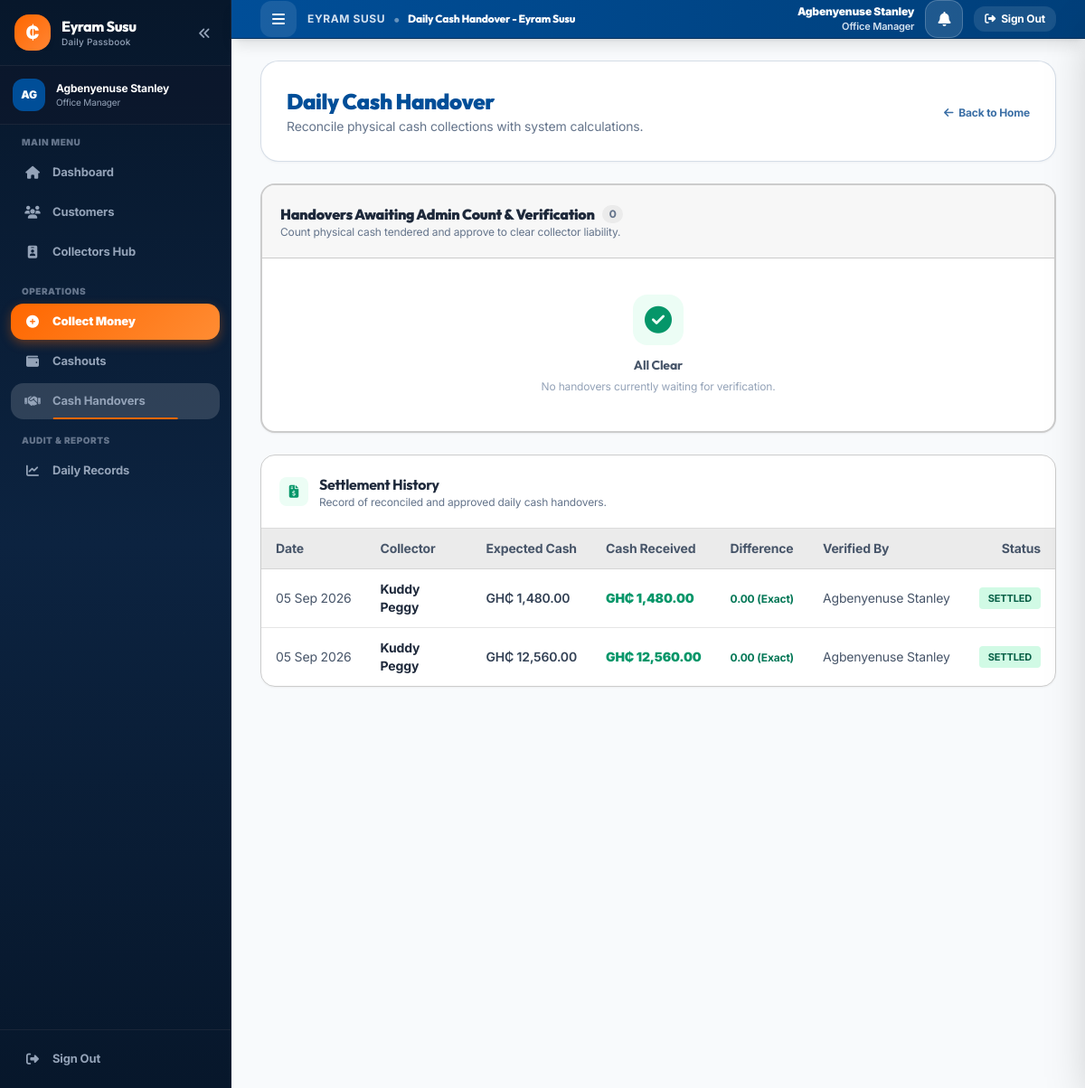
/daily_handover.php (signed in), run on the app's committed database.
### tables this page shows
CREATE TABLE `daily_handovers` (
  `id` int(11) NOT NULL,
  `collector_id` int(11) NOT NULL,
  `handover_date` date NOT NULL,
  `expected_cash` decimal(10,2) NOT NULL,
  `cash_received` decimal(10,2) NOT NULL,
  `difference` decimal(10,2) NOT NULL DEFAULT 0.00,
  `status` enum('submitted','approved','has_difference') NOT NULL DEFAULT 'submitted',
  `collector_note` text DEFAULT NULL,
  `admin_note` text DEFAULT NULL,
  `approved_by` int(11) DEFAULT NULL,
  `submitted_at` timestamp NOT NULL DEFAULT current_timestamp(),
  `approved_at` timestamp NULL DEFAULT NULL
);

CREATE TABLE `users` (
  `id` int(11) NOT NULL,
  `full_name` varchar(100) NOT NULL,
  `username` varchar(50) NOT NULL,
  `password_hash` varchar(255) NOT NULL,
  `role` enum('admin','collector') NOT NULL DEFAULT 'collector',
  `phone` varchar(20) DEFAULT NULL,
  `is_active` tinyint(1) DEFAULT 1,
  `created_at` timestamp NOT NULL DEFAULT current_timestamp()
);

### includes/auth.php (called while the page is built, shortened)
<?php
function get_logged_in_user() {
    return [
        'id' => $_SESSION['user_id'],
        'full_name' => $_SESSION['full_name'],
        'username' => $_SESSION['username'],
        'role' => $_SESSION['role'],
        'phone' => $_SESSION['phone'] ?? ''
    ];
}

### includes/functions.php (called while the page is built, shortened)
<?php
function format_money($amount) {
    return 'GH₵ ' . number_format((float)$amount, 2);
}
function paginate_array(array $items, int $perPage = 10, int $currentPage = 1): array {
    $total = count($items);
    $pages = max(1, (int)ceil($total / $perPage));
    $currentPage = max(1, min($currentPage, $pages));
    $offset = ($currentPage - 1) * $perPage;
    $pagedItems = array_slice($items, $offset, $perPage);
    $start = $total > 0 ? $offset + 1 : 0;
    $end = min($offset + $perPage, $total);
    return [
        'items' => $pagedItems,
        'total' => $total,
        'pages' => $pages,
        'current' => $currentPage,
        'per_page' => $perPage,
        'start' => $start,
        'end' => $end
    ];
}

### daily_handover.php (the view, shortened to what this page needs)
<?php
require_once __DIR__ . '/includes/auth.php';
require_once __DIR__ . '/includes/functions.php';
$user = get_logged_in_user();
$pdo = get_db_connection();
$stmtPending = $pdo->query("
    SELECT h.*, u.full_name as collector_name, u.phone as collector_phone
    FROM daily_handovers h
    JOIN users u ON h.collector_id = u.id
    WHERE h.status = 'submitted'
    ORDER BY h.id DESC
");
$pendingHandovers = $stmtPending->fetchAll();
$stmtHistory = $pdo->query("
    SELECT h.*, u.full_name as collector_name, admin.full_name as approved_by_name
    FROM daily_handovers h
    JOIN users u ON h.collector_id = u.id
    LEFT JOIN users admin ON h.approved_by = admin.id
    WHERE h.status = 'approved'
    ORDER BY h.id DESC
");
$allHistoryHandovers = $stmtHistory->fetchAll();
$historyPage = max(1, (int)($_GET['page'] ?? 1));
$pagedHistory = paginate_array($allHistoryHandovers, 10, $historyPage);
$historyHandovers = $pagedHistory['items'];
require_once __DIR__ . '/includes/header.php';
?>
<div class="space-y-6">
    <div class="flex flex-col sm:flex-row sm:items-center sm:justify-between gap-4 section-card">
        <div>
            <h1 class="text-xl sm:text-2xl font-black text-steel_azure">Daily Cash Handover</h1>
            <p class="text-xs sm:text-sm text-slate-500 mt-0.5">Reconcile physical cash collections with system calculations.</p>
        </div>
        <div>
            <a href="<?= $user['role'] === 'admin' ? 'admin_dashboard.php' : 'collector_dashboard.php' ?>" class="text-xs font-bold text-cornflower_ocean hover:text-steel_azure inline-flex items-center gap-1.5">
                <i class="fa-solid fa-arrow-left text-xs"></i>
                <span>Back to Home</span>
            </a>
        </div>
    </div>
    <?php if ($user['role'] === 'admin'): ?>
        <div class="bg-white rounded-2xl border-2 border-silver-600 shadow-sm overflow-hidden">
            <div class="p-4 sm:p-5 border-b border-silver-600 flex items-center justify-between bg-platinum-800">
                <div>
                    <h2 class="text-base font-black text-slate-800 flex items-center gap-2">
                        <span>Handovers Awaiting Admin Count & Verification</span>
                        <span class="px-2 py-0.5 rounded-full text-xs font-bold <?= count($pendingHandovers) > 0 ? 'bg-pumpkin_spice text-white' : 'bg-platinum text-slate-500' ?>">
                            <?= count($pendingHandovers) ?>
                        </span>
                    </h2>
                    <p class="text-xs text-slate-500">Count physical cash tendered and approve to clear collector liability.</p>
                </div>
            </div>
            <div class="divide-y divide-silver-600/60">
                <?php if (empty($pendingHandovers)): ?>
                    <div class="empty-state">
                        <div class="empty-state-icon bg-emerald-50 text-emerald-600">
                            <i class="fa-solid fa-circle-check text-3xl"></i>
                        </div>
                        <div class="empty-state-title">All Clear</div>
                        <div class="empty-state-text">No handovers currently waiting for verification.</div>
                    </div>
                <?php endif; ?>
            </div>
        </div>
    <?php endif; ?>
    <div class="bg-white rounded-2xl border border-silver-600 shadow-sm overflow-hidden">
        <div class="p-4 sm:p-5 border-b border-silver-600/70 flex items-center gap-3">
            <div class="section-heading-icon bg-emerald-50 text-emerald-600">
                <i class="fa-solid fa-file-invoice-dollar"></i>
            </div>
            <div>
                <h2 class="text-base font-bold text-slate-800">Settlement History</h2>
                <p class="text-xs text-slate-500">Record of reconciled and approved daily cash handovers.</p>
            </div>
        </div>
        <div class="overflow-x-auto">
            <table class="w-full text-left text-xs sm:text-sm">
                <thead class="bg-platinum text-slate-600 font-semibold border-b border-silver-600/70">
                    <tr>
                        <th class="py-3 px-4">Date</th>
                        <th class="py-3 px-4">Collector</th>
                        <th class="py-3 px-4">Expected Cash</th>
                        <th class="py-3 px-4">Cash Received</th>
                        <th class="py-3 px-4">Difference</th>
                        <th class="py-3 px-4">Verified By</th>
                        <th class="py-3 px-4 text-right">Status</th>
                    </tr>
                </thead>
                <tbody class="divide-y divide-silver-600/50">
                    <?php if (empty($historyHandovers)): ?>
                        <tr>
                            <td colspan="7" class="text-center">
                                <div class="empty-state">
                                    <div class="empty-state-icon bg-slate-100 text-slate-400">
                                        <i class="fa-solid fa-box-archive text-3xl"></i>
                                    </div>
                                    <div class="empty-state-title">No Settled Handovers</div>
                                    <div class="empty-state-text">No settled handovers yet.</div>
                                </div>
                            </td>
                        </tr>
                    <?php else: ?>
                        <?php foreach ($historyHandovers as $hh): ?>
                            <tr class="hover:bg-platinum-800 transition">
                                <td class="py-3 px-4 text-slate-600 whitespace-nowrap">
                                    <?= date('d M Y', strtotime($hh['handover_date'])) ?>
                                </td>
                                <td class="py-3 px-4 font-bold text-slate-800">
                                    <?= htmlspecialchars($hh['collector_name']) ?>
                                </td>
                                <td class="py-3 px-4 font-semibold text-slate-700 whitespace-nowrap">
                                    <?= format_money($hh['expected_cash']) ?>
                                </td>
                                <td class="py-3 px-4 font-black text-emerald-600 whitespace-nowrap">
                                    <?= format_money($hh['cash_received']) ?>
                                </td>
                                <td class="py-3 px-4 whitespace-nowrap">
                                    <?php if ($hh['difference'] == 0): ?>
                                        <span class="text-xs font-bold text-emerald-700">0.00 (Exact)</span>
                                    <?php elseif ($hh['difference'] < 0): ?>
                                        <span class="text-xs font-bold text-red-600">Short <?= format_money(abs($hh['difference'])) ?></span>
                                    <?php else: ?>
                                        <span class="text-xs font-bold text-pumpkin_spice">+<?= format_money($hh['difference']) ?></span>
                                    <?php endif; ?>
                                </td>
                                <td class="py-3 px-4 text-slate-600 whitespace-nowrap">
                                    <?= htmlspecialchars($hh['approved_by_name'] ?: 'Admin') ?>
                                </td>
                                <td class="py-3 px-4 text-right whitespace-nowrap">
                                    <span class="inline-flex items-center px-2.5 py-0.5 rounded text-[11px] font-bold bg-emerald-100 text-emerald-800">
                                        SETTLED
                                    </span>
                                </td>
                            </tr>
                        <?php endforeach; ?>
                    <?php endif; ?>
                </tbody>
            </table>
        </div>
    </div>
</div>
<?php require_once __DIR__ . '/includes/footer.php'; ?>

### assets/css/custom.css (style rules this page uses)
:root { --pumpkin: #ff6700; --pumpkin-dark: #cc5200; --steel: #004e98; --steel-dark: #002f5c; --ocean: #3a6ea5; --platinum: #f4f6f8; --silver: #e2e8f0; --focus-ring: 0 0 0 3px rgba(0, 78, 152, 0.35); --focus-ring-pumpkin: 0 0 0 3px rgba(255, 103, 0, 0.3); --ease-out: cubic-bezier(0.16, 1, 0.3, 1); --ease-in-out: cubic-bezier(0.4, 0, 0.2, 1); }
body { font-family: 'Inter', -apple-system, BlinkMacSystemFont, sans-serif; background: linear-gradient(180deg, #f8fafc 0%, #f1f5f9 100%); color: #1e293b; -webkit-tap-highlight-color: transparent; letter-spacing: -0.01em; }
h1, h2, h3, h4, .font-heading { font-family: 'Outfit', 'Inter', sans-serif; letter-spacing: -0.02em; }
.section-card { background: #ffffff; border: 1px solid rgba(203, 213, 225, 0.8); border-radius: 1.25rem; padding: 1.5rem; box-shadow: 0 1px 3px rgba(0, 0, 0, 0.04); }
@media (min-width: 640px) { .section-card { padding: 1.75rem; } }
.page-enter>*:nth-child(1) { animation-delay: 0.03s; }
.section-heading-icon { width: 32px; height: 32px; border-radius: 0.5rem; display: flex; align-items: center; justify-content: center; font-size: 0.875rem; flex-shrink: 0; }
.empty-state { display: flex; flex-direction: column; align-items: center; justify-content: center; padding: 2.5rem 1.5rem; text-align: center; }
.empty-state-icon { width: 56px; height: 56px; border-radius: 1rem; display: flex; align-items: center; justify-content: center; font-size: 1.5rem; margin-bottom: 0.75rem; }
.empty-state-title { font-family: 'Outfit', sans-serif; font-weight: 700; font-size: 0.875rem; color: #475569; margin-bottom: 0.25rem; }
.empty-state-text { font-size: 0.75rem; color: #94a3b8; max-width: 280px; }

### data on the page
daily_handovers: handover_date "05 Sep 2026", collector.full_name "Kuddy Peggy", expected_cash "GH₵ 1,480.00", cash_received "GH₵ 1,480.00", difference "0.00 (Exact)", approved_by.full_name "Agbenyenuse Stanley"
daily_handovers: handover_date "05 Sep 2026", collector.full_name "Kuddy Peggy", expected_cash "GH₵ 12,560.00", cash_received "GH₵ 12,560.00", difference "0.00 (Exact)", approved_by.full_name "Agbenyenuse Stanley"

### other printed values
substr($currentUser['full_name'], 0, 2) "AG"
$currentUser['full_name'] "Agbenyenuse Stanley"
$pageTitle "Daily Cash Handover - Eyram Susu"
count($pendingHandovers) "0"
